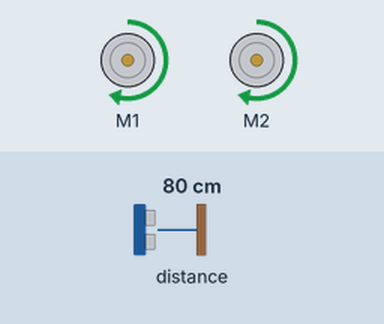
Bench run of a program on a simulated BBC micro:bit (MakeCode). Shown: 2 × DC motor (green arrow = forward, orange = backward, longer = faster). Inputs (shaded band) come from the test bench; at power-on: distance to the obstacle 80 cm.

Above: at 1.7 s.
1.8 s: distance to the obstacle set to 12 cm
3.3 s: distance to the obstacle set to 9 cm
At 3.9 s:
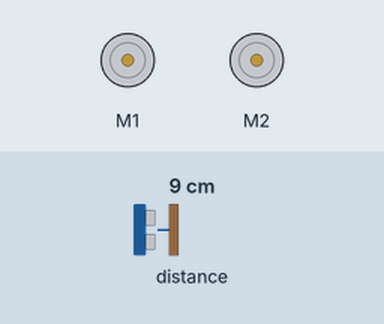
6.3 s: distance to the obstacle set to 18 cm
At 7.5 s:
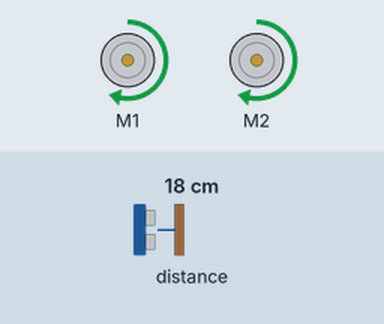
7.8 s: distance to the obstacle set to 2 cm
At 9.2 s:
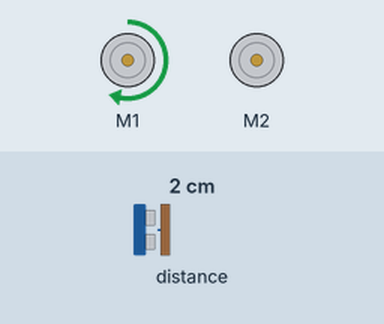
Timing chart, 0 to 11.8 s (numbered marks = the images above; inputs shaded):
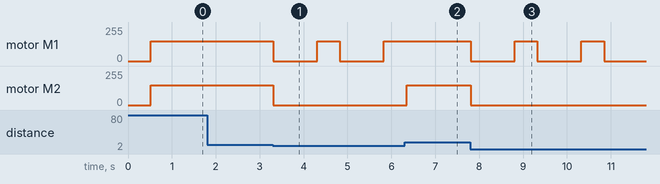

The program:

main.ts
```typescript
basic.pause(500)
maqueen.motorRun(maqueen.Motors.All, maqueen.Dir.CW, 150)
basic.forever(function () {
    if (maqueen.Ultrasonic(PingUnit.Centimeters) <= 10) {
        maqueen.motorStop(maqueen.Motors.All)
        basic.pause(1000)
        maqueen.motorRun(maqueen.Motors.M1, maqueen.Dir.CW, 150)
        basic.pause(500)
    } else {
        maqueen.motorRun(maqueen.Motors.All, maqueen.Dir.CW, 150)
    }
})
```

test.ts
```typescript
// aquí va el archivo "tests"; esto no se compilará cuando este paquete se utilice como una extensión.
```

Measured:
- the behaviour switches between 11 and 10 cm on distance to the obstacle (found by bisection; images 0 and 1)
- after the input at 1.8 s, every drawn part: stays the same
- after the input at 3.3 s, motor M1: alternates forward 150/255 for 0.52 s and stopped for 1.0 s, starting at once; motor M2: forward 150/255 → stopped at once
- after the input at 6.3 s, motor M1: stays forward 150/255 (without the input it goes to stopped after 0.05 s); motor M2: stopped → forward 150/255 after 0.05 s
- after the input at 7.8 s, motor M1: alternates forward 150/255 for 0.52 s and stopped for 1.0 s, starting at once; motor M2: forward 150/255 → stopped at once
